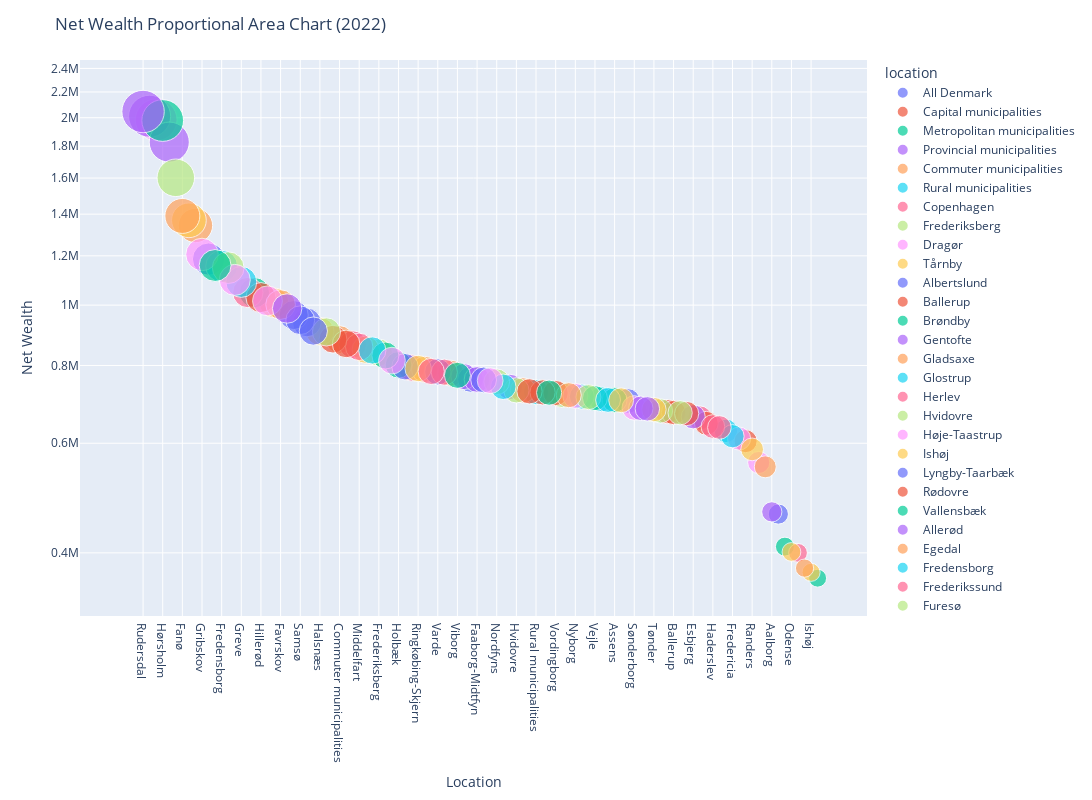

The notebook cell this image was saved under:
### Code cell
import plotly.express as px

year = 2022

# Use .copy() to ensure that we have a separate DataFrame to avoid SettingWithCopyWarning
nw_all_ages = nw_bubbles[(nw_bubbles['age_group'] == 'All age groups') & (nw_bubbles['year'] == year)].copy()

# Calculate the total net wealth for the year to normalize bubble sizes
total_wealth = nw_all_ages['net_wealth'].sum()

# We use .loc to make sure we're operating on the DataFrame and not on a copy of it
nw_all_ages.loc[:, 'area'] = (nw_all_ages['net_wealth'] / total_wealth) * 1000
nw_all_ages.loc[:, 'net_wealth_jitter'] = nw_all_ages['net_wealth']

# Plot
fig = px.scatter(nw_all_ages, x='location', y='net_wealth_jitter',
                 size='area', color='location',
                 hover_name='location', size_max=30)

# Layout with chart dimensions and log scale
fig.update_layout(title=f'Net Wealth Proportional Area Chart ({year})',
                  xaxis_title="Location",
                  yaxis_title="Net Wealth",
                  xaxis={'categoryorder':'total descending'},
                  height=800, 
                  width=1200,
                  yaxis_type="log")  # Log scale for y-axis

# Show the figure
fig.show()
